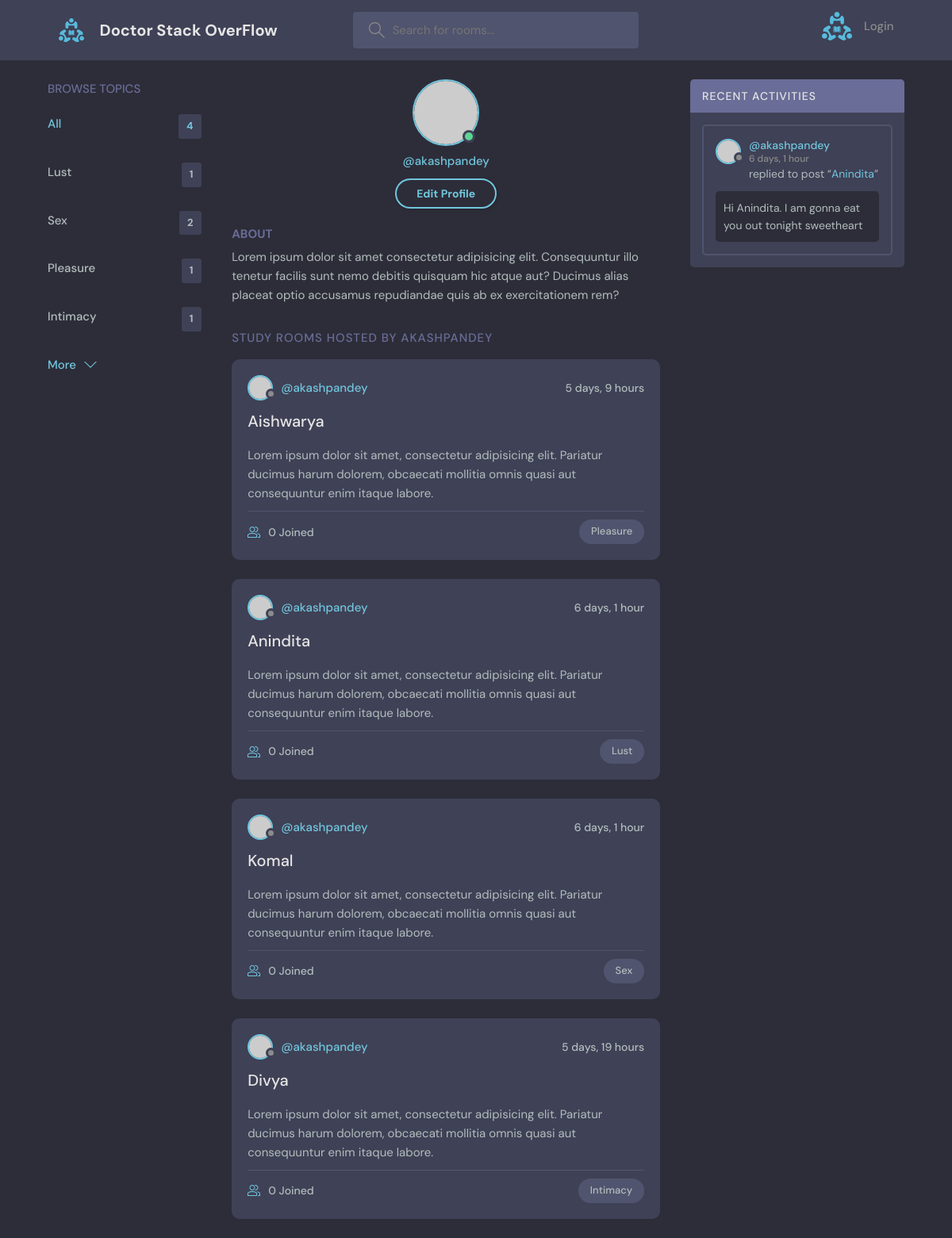
/profile/1, run on an earlier commit of the app's database.
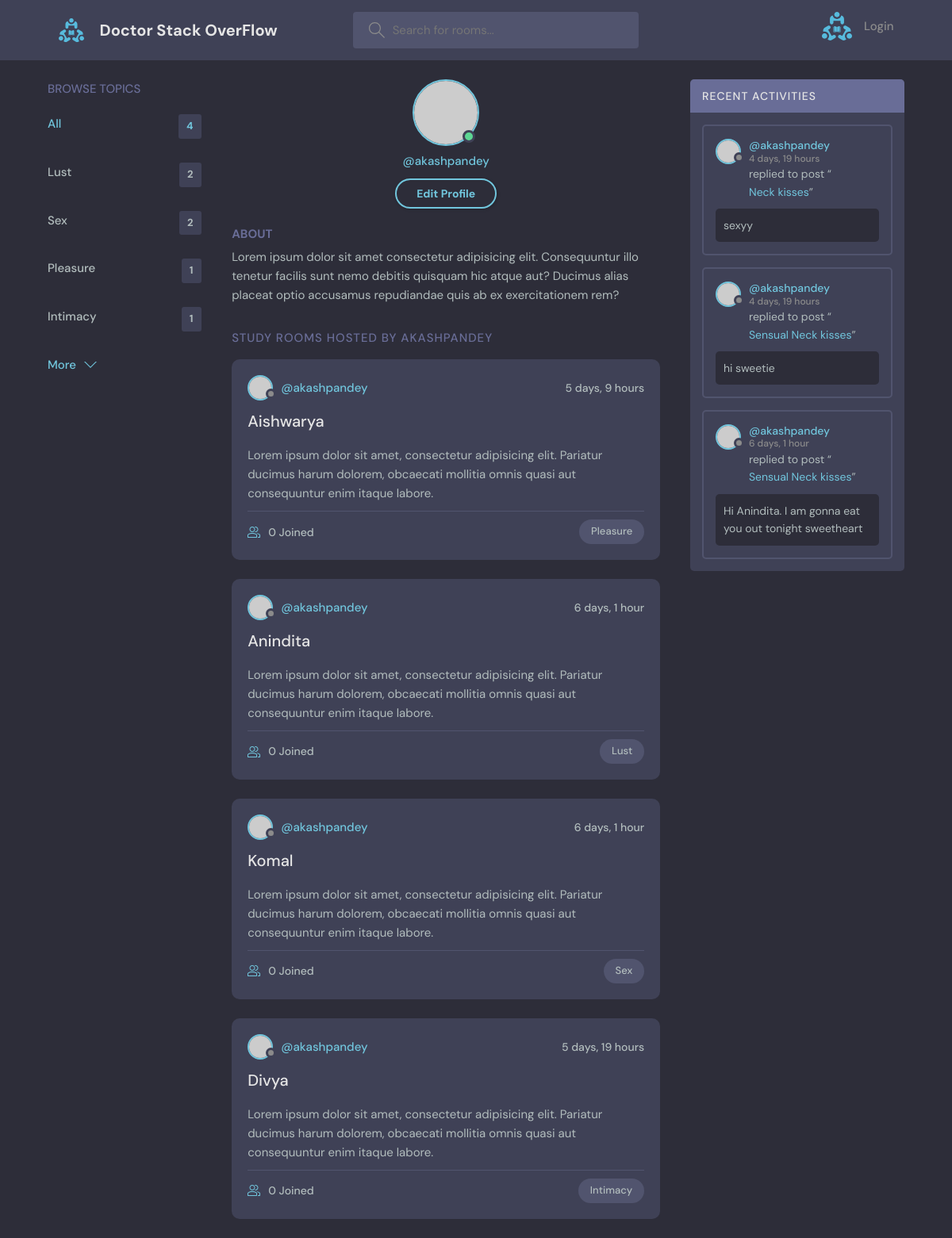
And on a later commit of the database.
### base/models.py (models this page shows, shortened)
class Topic(models.Model):
    name = models.CharField(max_length=200)

class Room(models.Model):
    host = models.ForeignKey(User, on_delete=models.SET_NULL, null=True)
    topic = models.ForeignKey(Topic, on_delete=models.SET_NULL, null=True)
    name = models.CharField(max_length=200)
    description = models.TextField(null=True, blank=True)
    participants = models.ManyToManyField(
        User, related_name='participants', blank=True)
    updated_at = models.DateTimeField(auto_now=True)
    created_at = models.DateTimeField(auto_now_add=True)
    class Meta:
        ordering = ['-updated_at', '-created_at']
    def __str__(self):
        return self.name

class Message(models.Model):
    user = models.ForeignKey(User, on_delete=models.CASCADE)
    room = models.ForeignKey(Room, on_delete=models.CASCADE)
    body = models.TextField()
    updated_at = models.DateTimeField(auto_now=True)
    created_at = models.DateTimeField(auto_now_add=True)
    class Meta:
        ordering = ['-updated_at', '-created_at']
    def __str__(self):
        return self.body[0:50]

### base/views.py (the view)
# urls.py: path('profile/<pk>', views.userProfile, name='user-profile'),
def userProfile(request, pk):
    user = User.objects.get(id=pk)
    rooms = user.room_set.all()
    conversations = user.message_set.all()
    topics = Topic.objects.all()
    context = {'user': user, 'conversations': conversations,
               "rooms": rooms, 'topics': topics}
    return render(request, 'base/profile.html', context)

### base/templates/base/profile.html (shortened to what this page needs)
{% extends 'main.html' %}
{%block content%}
<body>
  <main class="profile-page layout layout--3">
    <div class="container">
      {% include 'base/topics_component.html' %}
      <div class="roomList">
        <div class="profile">
          <div class="profile__avatar">
            <div class="avatar avatar--large active">
              <img src="https://randomuser.me/api/portraits/men/11.jpg" />
            </div>
          </div>
          <div class="profile__info">
            <p>@{{user.username}}</p>
            <a href="edit-user.html" class="btn btn--main btn--pill">Edit Profile</a>
          </div>
          <div class="profile__about">
            <h3>About</h3>
            <p>
              Lorem ipsum dolor sit amet consectetur adipisicing elit. Consequuntur illo tenetur
              facilis sunt nemo debitis quisquam hic atque aut? Ducimus alias placeat optio
              accusamus repudiandae quis ab ex exercitationem rem?
            </p>
          </div>
        </div>
        <div class="roomList__header">
          <div>
            <h2>Study Rooms Hosted by {{user}}</a>
            </h2>
          </div>
        </div>
        {% include 'base/feed_component.html'%}
      </div>
      {% include 'base/activity_component.html' %}
    </div>
  </main>
  {%endblock content%}

### base/templates/base/topics_component.html
<div class="topics">
    <div class="topics__header">
      <h2>Browse Topics</h2>
    </div>
    <ul class="topics__list">
      <li>
        <a href="{%url 'home' %}" class="active">All <span>{{topics.count}}</span></a>
      </li>
      {% for topic in topics%}
      <li>
        <a href="{% url 'home' %}?q={{topic.name}}">{{topic.name}} <span>{{topic.room_set.all.count}}</span></a>
      </li>
      {% endfor %}
    </ul>
    <a class="btn btn--link" href="topics.html">
      More
      <svg version="1.1" xmlns="http://www.w3.org/2000/svg" width="32" height="32" viewBox="0 0 32 32">
        <title>chevron-down</title>
        <path d="M16 21l-13-13h-3l16 16 16-16h-3l-13 13z"></path>
      </svg>
    </a>
  </div>

### base/templates/base/feed_component.html (shortened to what this page needs)
{% for room in rooms%}
<div class="roomListRoom">
    <div class="roomListRoom__header">
      <a href="{% url 'user-profile' room.host.id %}" class="roomListRoom__author">
        <div class="avatar avatar--small">
          <img src="https://randomuser.me/api/portraits/women/11.jpg" />
        </div>
        <span>@{{room.host.username}}</span>
      </a>
      <div class="roomListRoom__actions">
        <span>{{room.created_at|timesince}}</span>
      </div>
    </div>
    <div class="roomListRoom__content">
      <a href="{%url 'room' room.id %}">{{room.name}}</a>
      <p>
        Lorem ipsum dolor sit amet, consectetur adipisicing elit. Pariatur ducimus harum dolorem, obcaecati
        mollitia omnis quasi aut consequuntur enim itaque labore.
      </p>
    </div>
    <div class="roomListRoom__meta">
      <a href="{%url 'room' room.id %}" class="roomListRoom__joined">
        {{room.participants.all.count}} Joined
      </a>
      <p class="roomListRoom__topic">{{room.topic.name}}</p>
    </div>
  </div>
{% endfor %}

### base/templates/base/activity_component.html (shortened to what this page needs)
            <div class="activities">
                <div class="activities__header">
                  <h2>Recent Activities</h2>
                </div>
                {% for c in conversations %}
                <div class="activities__box">
                  <div class="activities__boxHeader roomListRoom__header">
                    <a href="{%url 'user-profile' c.user.id%}" class="roomListRoom__author">
                      <div class="avatar avatar--small">
                        <img src="https://randomuser.me/api/portraits/women/11.jpg" />
                      </div>
                      <p>
                        @{{c.user}}
                        <span>{{c.created_at|timesince}}</span>
                      </p>
                    </a>
                  </div>
                  <div class="activities__boxContent">
                    <p>replied to post “<a href="{%url 'room' c.room.id %}">{{c.room}}</a>”</p>
                    <div class="activities__boxRoomContent">
                     {{c.body}}
                    </div>
                  </div>
                </div>
                {% endfor %}
              </div>

What changed in the data, as far as the page shows it:
computed for Topic "Lust": room_set.all.count "1" → "2"
added Message: user "akashpandey", created_at "4 days, 19 hours", room "Neck kisses", body "sexyy"
added Message: user "akashpandey", created_at "4 days, 19 hours", room "Sensual Neck kisses", body "hi sweetie"
changed Message "Hi Anindita. I am gonna eat you out tonight sweetheart": room "Anindita" → "Sensual Neck kisses"
